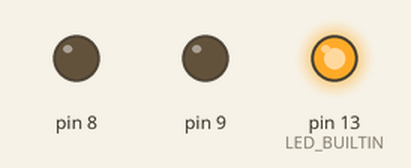
A sketch run on a simulated Arduino Uno, built with avr-gcc and run on an emulated ATmega328P. Parts: output pins drawn as LEDs (lit = HIGH).

Above: at 1.7 s.
At 5.7 s:
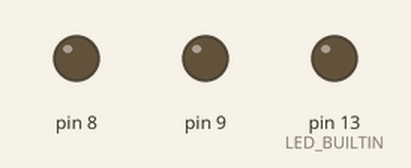
At 11.1 s:
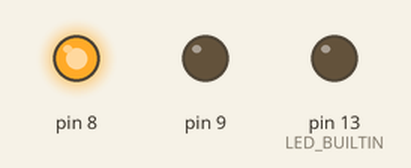
At 20.9 s:
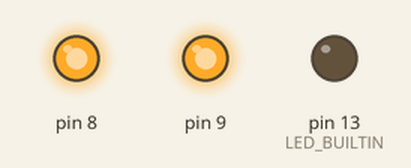
At 29.7 s:
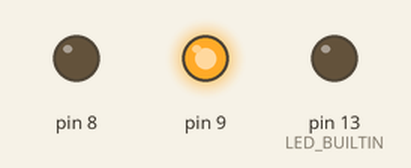
At 38.7 s:
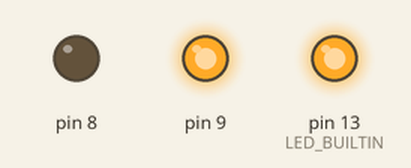
Timing chart, 0 to 40.0 s (numbered marks = the images above):
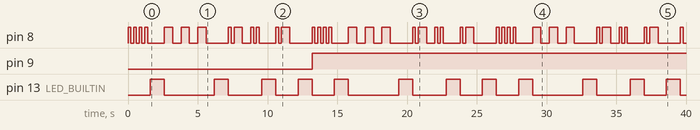

Measured:
- by itself, pin 8: moves between LOW and HIGH, repeating every 13.2 s
- by itself, pin 9: LOW → HIGH at 13.2 s
- by itself, pin 13 (LED_BUILTIN): repeats every 13.2 s: LOW 3.6 s, HIGH 1.0 s, LOW 2.4 s, 2 × (HIGH 1.0 s, LOW 1.6 s), HIGH 1.0 s

The sketch:

Morse.ino
```cpp
int pulsoCorto = 200;
int pulsoLargo = 600;

void setup() {
  // initialize digital pins 8 and LED_BUILTIN as an output.
  pinMode(8, OUTPUT);
  pinMode(LED_BUILTIN,OUTPUT);
  pinMode(9,OUTPUT);
}

// the loop function runs over and over again forever
void loop() {
  PulsarCorto(4);
  DelayMoments();
  PulsarLargo(3);
  DelayMoments();
  PulsarCorto(1);
  PulsarLargo(1);
  PulsarCorto(2);
  DelayMoments();
  PulsarCorto(1);
  PulsarLargo(1);
  DelayMoments();
  digitalWrite(9,HIGH);
}

void PulsarCorto(int veces) {
  for (int i = 0; i < veces; i++) {
    digitalWrite(8, HIGH);
    delay(pulsoCorto);
    digitalWrite(8, LOW);
    delay(pulsoCorto);
  }
}

void PulsarLargo(int veces) {
  for (int i = 0; i < veces; i++) {
    digitalWrite(8, HIGH);
    delay(pulsoLargo);
    digitalWrite(8, LOW);
    delay(pulsoLargo);
  }
}

void DelayMoments() {
  digitalWrite(LED_BUILTIN,HIGH);
  delay(1000);
  digitalWrite(LED_BUILTIN,LOW);
}
```
